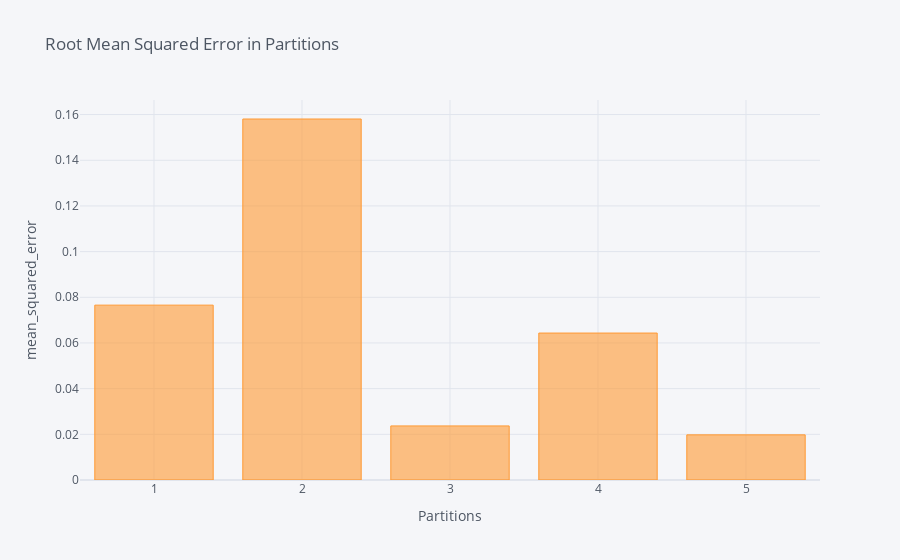

Here is the notebook cell this chart was saved with:
### Code cell
dff.iplot(kind='bar',x='Partition',y='RMSE',title='Root Mean Squared Error in Partitions: Pass 1',xTitle='Partitions',yTitle='mean_squared_error')

### Figure 1 — Plotly figure (JSON) as saved in the notebook; plotly's stock layout.template omitted (floating-point values rounded to 4 significant figures)
{"data": [{"marker": {"color": "rgba(255, 153, 51, 0.6)", "line": {"color": "rgba(255, 153, 51, 1.0)", "width": 1}}, "name": "RMSE", "orientation": "v", "text": "", "type": "bar", "x": [1, 2, 3, 4, 5], "y": [0.07656, 0.1581, 0.02367, 0.06434, 0.01976]}], "layout": {"legend": {"bgcolor": "#F5F6F9", "font": {"color": "#4D5663"}}, "paper_bgcolor": "#F5F6F9", "plot_bgcolor": "#F5F6F9", "title": {"font": {"color": "#4D5663"}, "text": "Root Mean Squared Error in Partitions"}, "xaxis": {"gridcolor": "#E1E5ED", "showgrid": true, "tickfont": {"color": "#4D5663"}, "title": {"font": {"color": "#4D5663"}, "text": "Partitions"}, "zerolinecolor": "#E1E5ED"}, "yaxis": {"gridcolor": "#E1E5ED", "showgrid": true, "tickfont": {"color": "#4D5663"}, "title": {"font": {"color": "#4D5663"}, "text": "mean_squared_error"}, "zerolinecolor": "#E1E5ED"}}}
